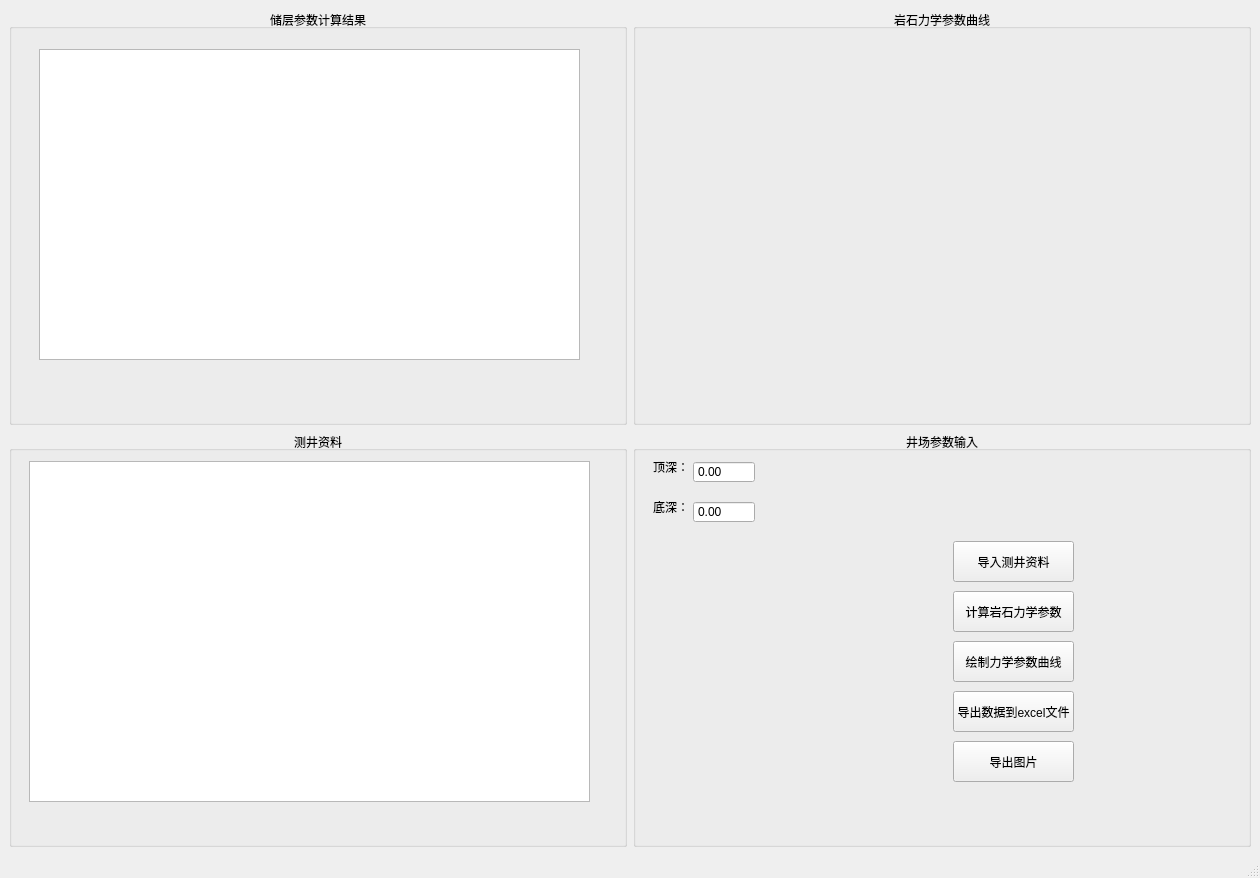
<?xml version="1.0" encoding="UTF-8"?>
<ui version="4.0">
 <class>MainWindow</class>
 <widget class="QMainWindow" name="MainWindow">
  <property name="geometry">
   <rect>
    <x>0</x>
    <y>0</y>
    <width>1260</width>
    <height>878</height>
   </rect>
  </property>
  <property name="windowTitle">
   <string>页岩油储层岩石参数转化软件</string>
  </property>
  <widget class="QWidget" name="centralwidget">
   <layout class="QVBoxLayout" name="verticalLayout" stretch="1,1">
    <item>
     <layout class="QHBoxLayout" name="horizontalLayout" stretch="1,1">
      <item>
       <widget class="QGroupBox" name="groupBox">
        <property name="title">
         <string>储层参数计算结果</string>
        </property>
        <property name="alignment">
         <set>Qt::AlignCenter</set>
        </property>
        <widget class="QTableView" name="tableView_2">
         <property name="geometry">
          <rect>
           <x>30</x>
           <y>40</y>
           <width>541</width>
           <height>311</height>
          </rect>
         </property>
        </widget>
       </widget>
      </item>
      <item>
       <widget class="QGroupBox" name="groupBox_2">
        <property name="title">
         <string>岩石力学参数曲线</string>
        </property>
        <property name="alignment">
         <set>Qt::AlignCenter</set>
        </property>
       </widget>
      </item>
     </layout>
    </item>
    <item>
     <layout class="QHBoxLayout" name="horizontalLayout_2">
      <item>
       <widget class="QGroupBox" name="groupBox_4">
        <property name="cursor">
         <cursorShape>ArrowCursor</cursorShape>
        </property>
        <property name="title">
         <string>测井资料</string>
        </property>
        <property name="alignment">
         <set>Qt::AlignCenter</set>
        </property>
        <widget class="QTableView" name="tableView">
         <property name="geometry">
          <rect>
           <x>20</x>
           <y>30</y>
           <width>561</width>
           <height>341</height>
          </rect>
         </property>
        </widget>
       </widget>
      </item>
      <item>
       <widget class="QGroupBox" name="groupBox_3">
        <property name="title">
         <string>井场参数输入</string>
        </property>
        <property name="alignment">
         <set>Qt::AlignCenter</set>
        </property>
        <widget class="QPushButton" name="pb_load">
         <property name="geometry">
          <rect>
           <x>320</x>
           <y>110</y>
           <width>121</width>
           <height>41</height>
          </rect>
         </property>
         <property name="text">
          <string>导入测井资料</string>
         </property>
        </widget>
        <widget class="QPushButton" name="pb_cal">
         <property name="geometry">
          <rect>
           <x>320</x>
           <y>160</y>
           <width>121</width>
           <height>41</height>
          </rect>
         </property>
         <property name="text">
          <string>计算岩石力学参数</string>
         </property>
        </widget>
        <widget class="QPushButton" name="pb_paint">
         <property name="geometry">
          <rect>
           <x>320</x>
           <y>210</y>
           <width>121</width>
           <height>41</height>
          </rect>
         </property>
         <property name="text">
          <string>绘制力学参数曲线</string>
         </property>
        </widget>
        <widget class="QPushButton" name="pb_toexcel">
         <property name="geometry">
          <rect>
           <x>320</x>
           <y>260</y>
           <width>121</width>
           <height>41</height>
          </rect>
         </property>
         <property name="text">
          <string>导出数据到excel文件</string>
         </property>
        </widget>
        <widget class="QPushButton" name="pb_topic">
         <property name="geometry">
          <rect>
           <x>320</x>
           <y>310</y>
           <width>121</width>
           <height>41</height>
          </rect>
         </property>
         <property name="text">
          <string>导出图片</string>
         </property>
        </widget>
        <widget class="QLabel" name="label">
         <property name="geometry">
          <rect>
           <x>20</x>
           <y>30</y>
           <width>54</width>
           <height>12</height>
          </rect>
         </property>
         <property name="text">
          <string>顶深：</string>
         </property>
        </widget>
        <widget class="QDoubleSpinBox" name="doubleSpinBox">
         <property name="geometry">
          <rect>
           <x>60</x>
           <y>30</y>
           <width>62</width>
           <height>22</height>
          </rect>
         </property>
         <property name="buttonSymbols">
          <enum>QAbstractSpinBox::NoButtons</enum>
         </property>
         <property name="maximum">
          <double>9999.000000000000000</double>
         </property>
         <property name="singleStep">
          <double>0.010000000000000</double>
         </property>
        </widget>
        <widget class="QLabel" name="label_2">
         <property name="geometry">
          <rect>
           <x>20</x>
           <y>70</y>
           <width>54</width>
           <height>12</height>
          </rect>
         </property>
         <property name="text">
          <string>底深：</string>
         </property>
        </widget>
        <widget class="QDoubleSpinBox" name="doubleSpinBox_2">
         <property name="geometry">
          <rect>
           <x>60</x>
           <y>70</y>
           <width>62</width>
           <height>22</height>
          </rect>
         </property>
         <property name="buttonSymbols">
          <enum>QAbstractSpinBox::NoButtons</enum>
         </property>
         <property name="maximum">
          <double>9999.000000000000000</double>
         </property>
         <property name="singleStep">
          <double>0.010000000000000</double>
         </property>
        </widget>
       </widget>
      </item>
     </layout>
    </item>
   </layout>
  </widget>
  <widget class="QMenuBar" name="menubar">
   <property name="geometry">
    <rect>
     <x>0</x>
     <y>0</y>
     <width>1260</width>
     <height>23</height>
    </rect>
   </property>
  </widget>
  <widget class="QStatusBar" name="statusbar"/>
 </widget>
 <resources/>
 <connections/>
</ui>
